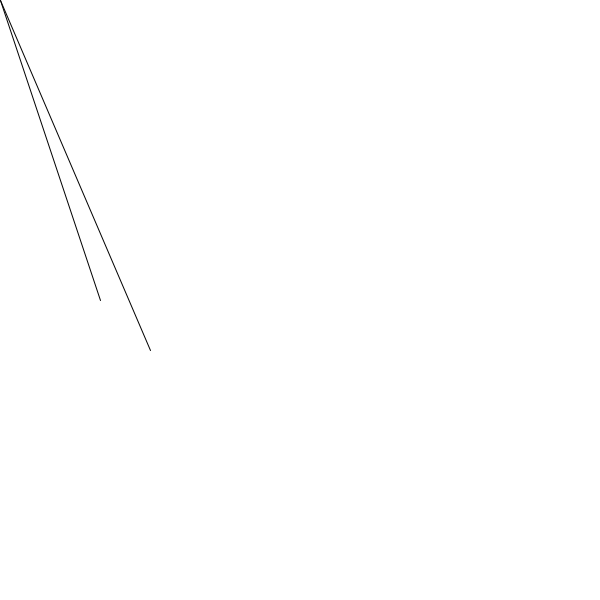
Frame 1 (no input)
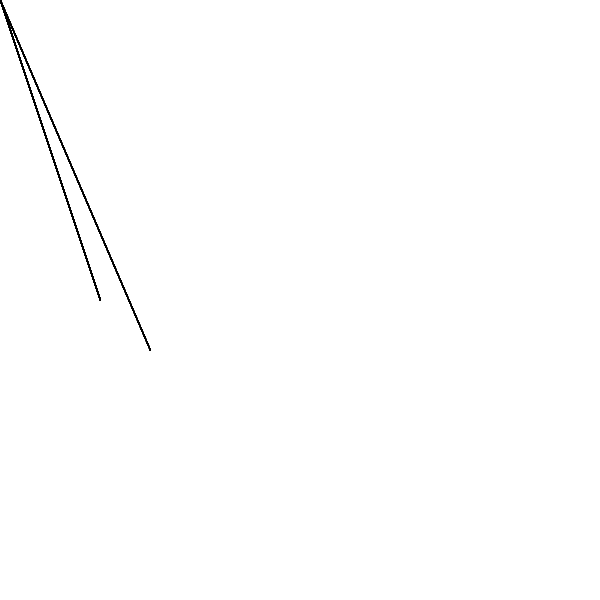
Frame 60 (the mouse pressed at the canvas centre just before this capture)
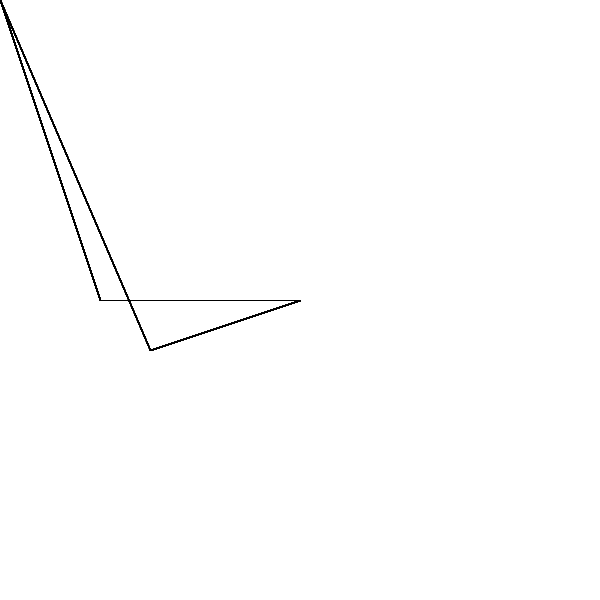
Frame 120 (the mouse held since frame 60 and released just before this capture)

The Processing sketch that drew these frames (run headless with seeded random() and noise(); from frame 60 on, the mouse is pressed at the canvas centre):

// Processing sketch: processing_186019
// ── processing_186019.pde

int x1=50;
int x2=100;
int x3=150;
int y1=0;
int y2=300;
int y3=350;


void setup() {
  size(600,600);
  background(255);
}


void draw() {
  //background(255);
  stroke(0);
  line(mouseX,mouseY,x2,y2);
  line(mouseX,mouseY,x3,y3);
 
}
